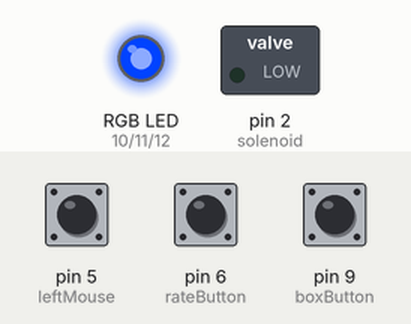
Simulated run of this sketch. Board: Arduino Uno, built with avr-gcc and run on an emulated ATmega328P. Shown: switched loads named in the sketch (green lamp = pin HIGH), an RGB LED mixed from three pins (HIGH = lit). Dashed ring = blinking. The inputs (shaded band) are chosen by the test bench; at power-on: pin 9 (boxButton) HIGH, pin 6 (rateButton) HIGH, pin 5 (leftMouse) HIGH. Dim RGB values are drawn brighter than linear; random numbers use the default seed unless the sketch sets one.

Above: at 1.2 s.
1.3 s: pin 9 (boxButton) pulled LOW for 0.15 s
At 1.6 s:
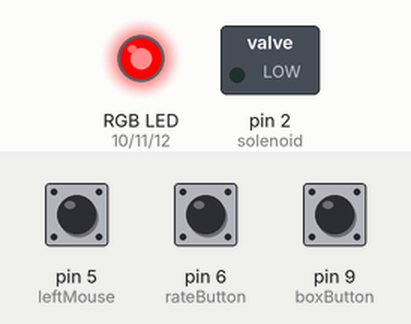
4.3 s: pin 6 (rateButton) pulled LOW for 0.15 s
At 5.1 s:
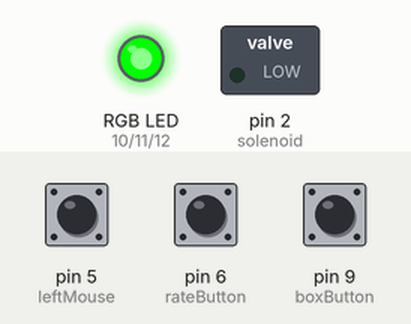
7.4 s: pin 5 (leftMouse) pulled LOW for 0.15 s
At 7.61 s:
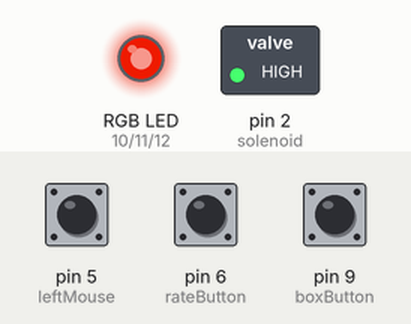
10.5 s: pin 5 (leftMouse) pulled LOW for 1 s
At 10.64 s:
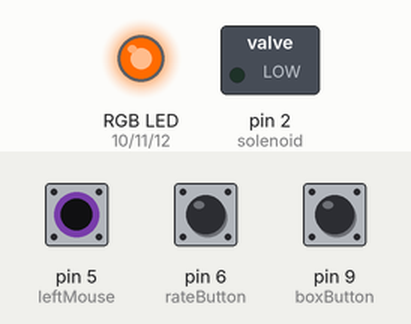
14.5 s: pin 6 (rateButton) pulled LOW for 1 s
17.5 s: pin 9 (boxButton) pulled LOW for 3.2 s
Timing chart, 0 to 26.5 s (numbered marks = the images above; inputs shaded):
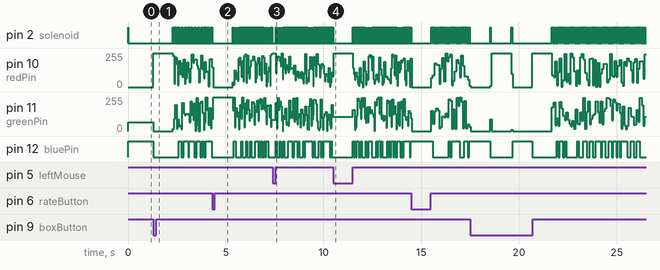

The sketch:

Gaming_Mouse.ino
```cpp
const int solenoid = 2;
const int rateButton = 6;
const int leftMouse = 5;
const int boxButton = 9;
const int redPin = 10;
const int greenPin = 11;
const int bluePin = 12;
int currentState = 2;
int totalStates = 2;
int rateState = 1;
int totalRateStates = 3;
boolean canFire = true;
int r = 255;
int g = 0;
int b = 0;
int randomR = 0;
int randomG = 0;
int randomB = 0;
int timeOn = 20;
int timeOff = 40;

void setup() {
  pinMode(solenoid, OUTPUT);
  pinMode(redPin, OUTPUT);
  pinMode(greenPin, OUTPUT);
  pinMode(bluePin, OUTPUT);
  pinMode(leftMouse, INPUT_PULLUP);
  pinMode(boxButton, INPUT_PULLUP);
  pinMode(rateButton, INPUT_PULLUP);
  digitalWrite(solenoid, LOW);
  Serial.begin(9600);
  randomSeed(analogRead(0));
  ledOn();
}

void loop() {
  read();
  if(digitalRead(leftMouse) == HIGH){
    if(currentState == 1){
      recoil();
    }
    if(currentState == 2 && canFire){
      recoil();
      canFire = false;
    }
  }
  else{
    canFire = true;
    ledCycle();
    delay(5);
  }
}

void recoil(){
  digitalWrite(solenoid, HIGH);
  randomRGB();
  delay(timeOn);
  digitalWrite(solenoid, LOW);
  delay(timeOff);
}

void read(){
  if(digitalRead(boxButton) == LOW){
    currentState = (currentState % totalStates) + 1;
    if(currentState == 1){
      analogWrite(redPin, 255);
      analogWrite(greenPin, 0);
      analogWrite(bluePin, 0);
    }
    else if(currentState == 2){
      analogWrite(redPin, 0);
      analogWrite(greenPin, 0);
      analogWrite(bluePin, 255);
    }
    delay(1000);
  }
  if(digitalRead(rateButton) == LOW){
    rateState = (rateState % totalRateStates) + 1;
    if(rateState == 1){
      analogWrite(redPin, 255);
      analogWrite(greenPin, 0);
      analogWrite(bluePin, 0);
      timeOn = 20;
      timeOff = 40;
    }
    else if(rateState == 2){
      analogWrite(redPin, 0);
      analogWrite(greenPin, 255);
      analogWrite(bluePin, 0);
      timeOn = 20;
      timeOff = 30;
    }
    else if(rateState == 3){
      analogWrite(redPin, 0);
      analogWrite(greenPin, 0);
      analogWrite(bluePin, 255);
      timeOn = 40;
      timeOff = 40;
    }
    delay(1000);
  }
}

void ledOn(){
   analogWrite(redPin, r);
   analogWrite(greenPin, g);
   analogWrite(bluePin, b);
}

void ledOff(){
   analogWrite(redPin, 0);
   analogWrite(greenPin, 0);
   analogWrite(bluePin, 0);
}

void ledCycle(){
  if (r == 255 && g < 255) {
      g++;
  } else if (g == 255 && r > 0) {
      r--;
  } else if (g == 255 && b < 255) {
      b++;
  } else if (b == 255 && g > 0) {
      g--;
  } else if (b == 255 && r < 255) {
      r++;
  } else if (r == 255 && b > 0) {
      b--;
  }
  ledOn();
}

void randomRGB(){
  randomR = random(256);
  randomG = random(256);
  randomB = random(256);
  analogWrite(redPin, randomR);
  analogWrite(greenPin, randomG);
  analogWrite(bluePin, randomB);
}
```
